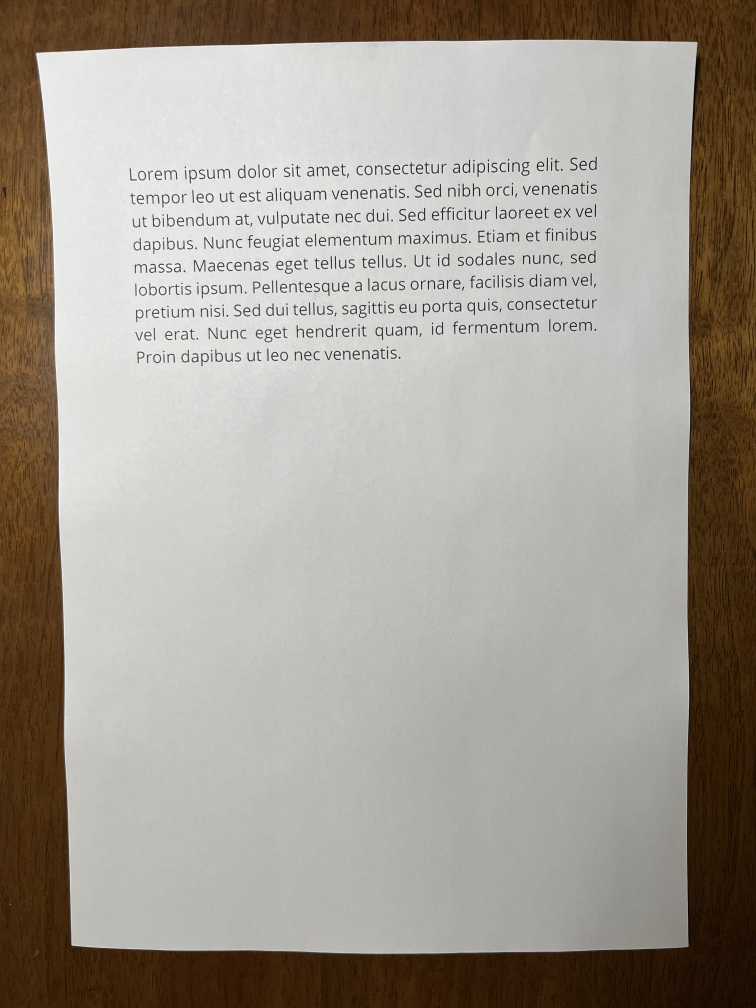
#> input picture Lorem.jpg, 3024 x 4032 px (shown at 1/4 size)
$ python assignment02.py
#> lines starting #> are read from the running program, lines starting #| are printed output that depends on the picture
import random
import sys
import csv
import cv2
import numpy as np
import pytesseract
from pytesseract import pytesseract as pt

pytesseract.pytesseract.tesseract_cmd = 'C:/Program Files/Tesseract-OCR/tesseract.exe'

from PIL import Image

# [100 lines left out: functions setLabel, on_mouse, not called in this run]

cnt = 0
src_pts = np.zeros([4, 2], dtype=np.float32)
src = cv2.imread('Lorem.jpg')
#> src is the input picture: shape (4032, 3024, 3); mean B, G, R 148, 157.4, 163.8
src = cv2.resize(src, (700, 900)) #https://ansan-survivor.tistory.com/951
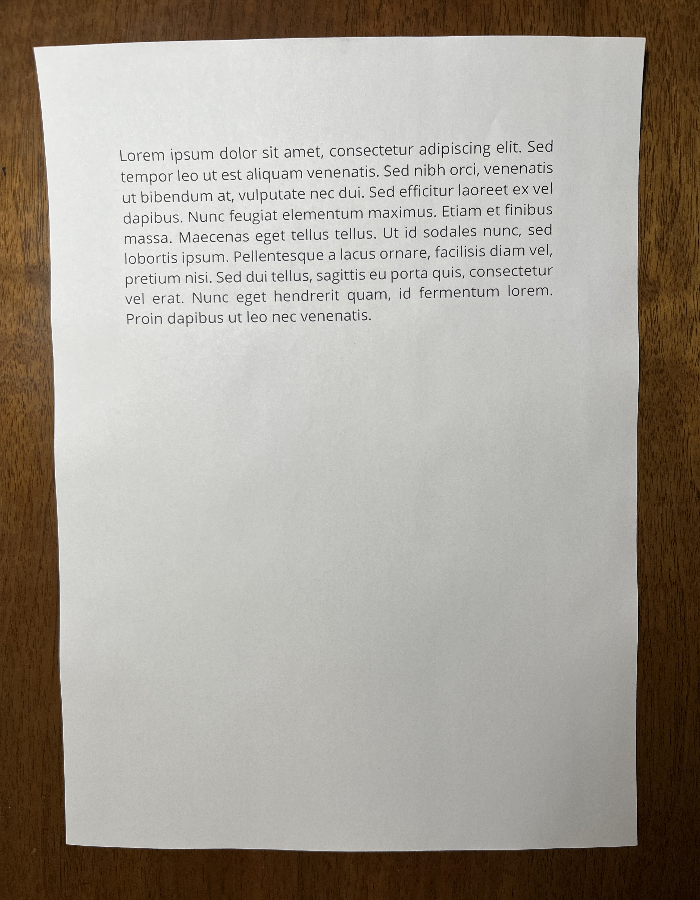
#> src: shape (900, 700, 3); mean B, G, R 147.9, 157.3, 163.6

if src is None:
    print('Image load failed!')
    exit()

cv2.namedWindow('src')
cv2.setMouseCallback('src', on_mouse)

cv2.imshow('src', src)

cv2.waitKey(0)
cv2.destroyAllWindows()

$ run again, with forest.jpg copied over Lorem.jpg
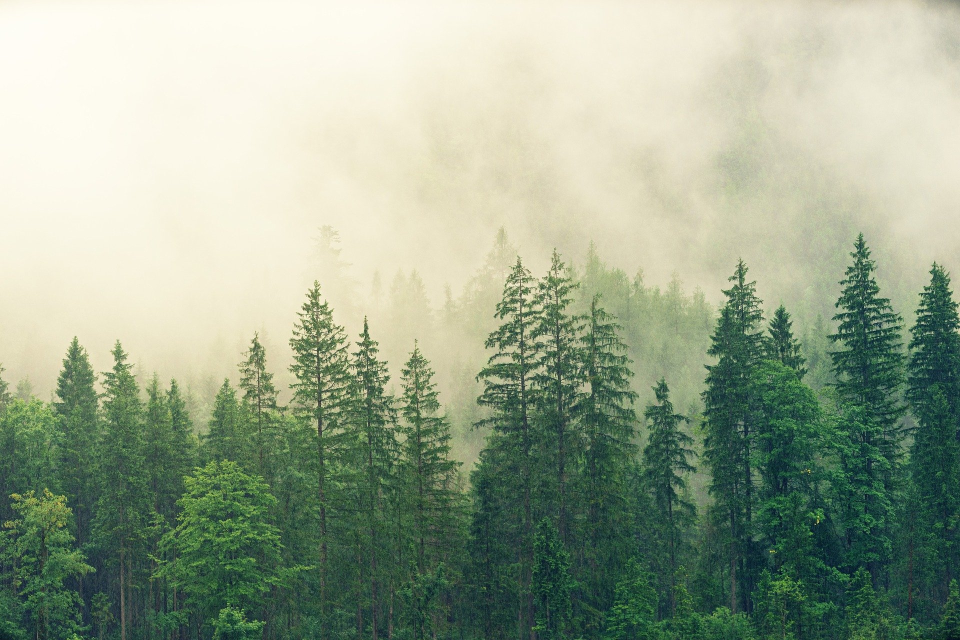
#> input picture forest.jpg, 1920 x 1280 px (shown at 1/2 size)
#> src is the input picture: shape (1280, 1920, 3); mean B, G, R 143.2, 166.1, 153.5
#> `src = cv2.resize(src, (700, 900))`:
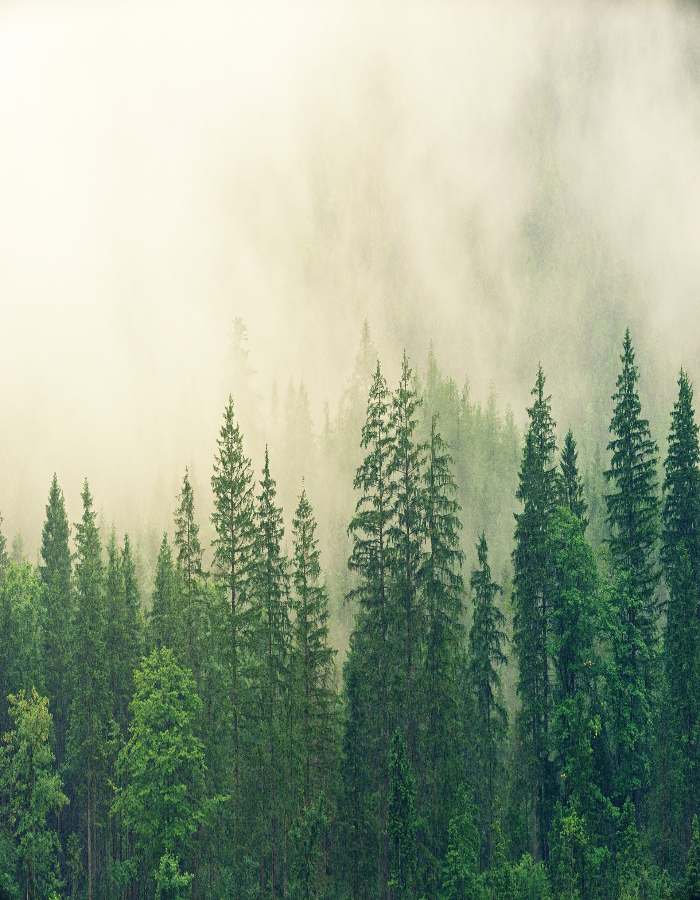
#> src: shape (900, 700, 3); mean B, G, R 143.1, 166, 153.4

$ run again, with penguin.jpg copied over Lorem.jpg
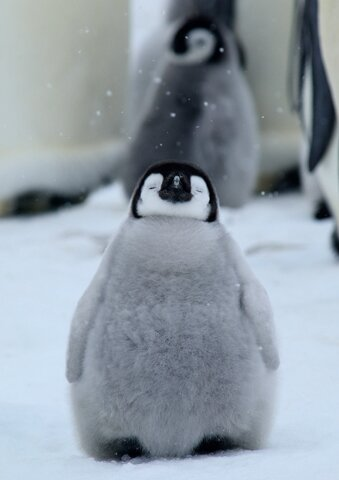
#> input picture penguin.jpg, 339 x 480 px
#> src is the input picture: shape (480, 339, 3); mean B, G, R 165.9, 155.9, 145
#> `src = cv2.resize(src, (700, 900))`:
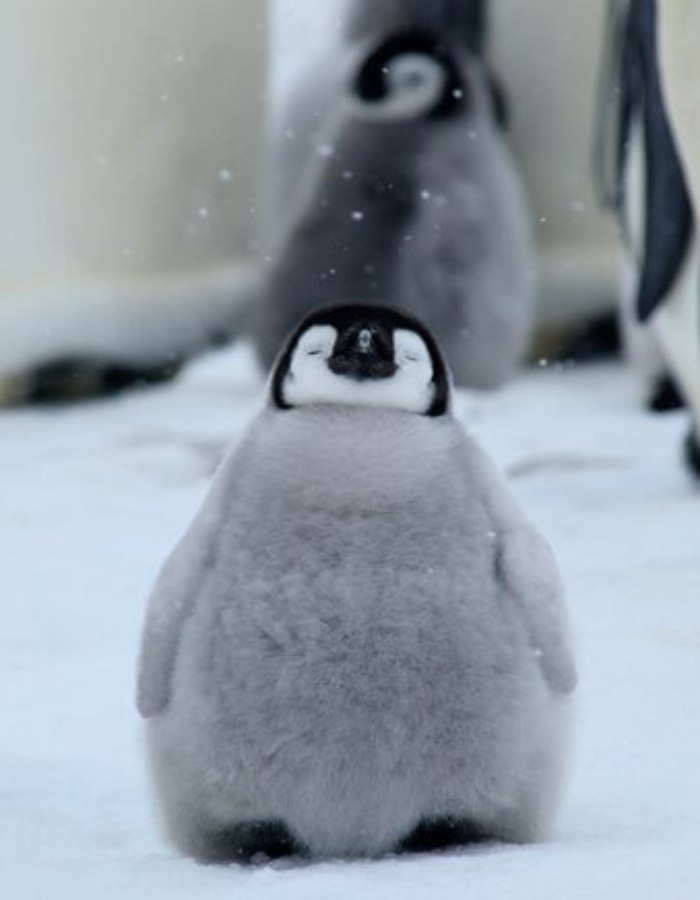
#> src: shape (900, 700, 3); mean B, G, R 165.8, 155.8, 144.9
